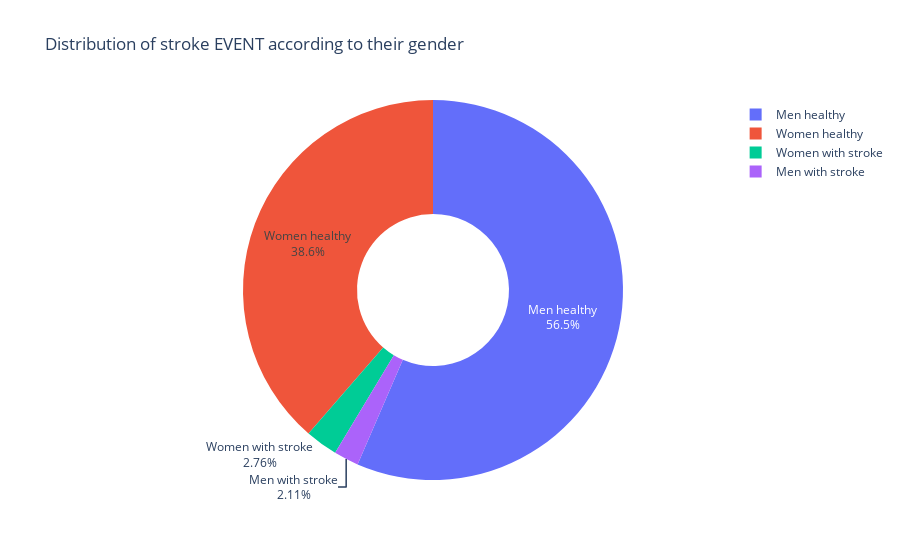

This figure's notebook cell:
### Code cell
len_data = len(df)
len_w = len(df[df["gender"]=="Male"])
len_m = len_data - len_w

men_stroke = len(df.loc[(df["stroke"]==1)&(df['gender']=="Male")])
men_no_stroke = len_m - men_stroke

women_stroke = len(df.loc[(df["stroke"]==1) & (df['gender']=="Female")])
women_no_stroke = len_w - women_stroke

labels = ['Men with stroke','Men healthy','Women with stroke','Women healthy']
values = [men_stroke, men_no_stroke, women_stroke, women_no_stroke]

fig = go.Figure(data=[go.Pie(labels=labels, values=values,textinfo='label+percent',hole=0.4)])
fig.update_layout(
    title_text="Distribution of stroke EVENT according to their gender")
fig.show()

### Figure 1 — Plotly figure (JSON) as saved in the notebook; plotly's stock layout.template omitted (floating-point values rounded to 4 significant figures)
{"data": [{"hole": 0.4, "labels": ["Men with stroke", "Men healthy", "Women with stroke", "Women healthy"], "textinfo": "label+percent", "type": "pie", "values": [108, 2887, 141, 1974]}], "layout": {"title": {"text": "Distribution of stroke EVENT according to their gender"}}}
